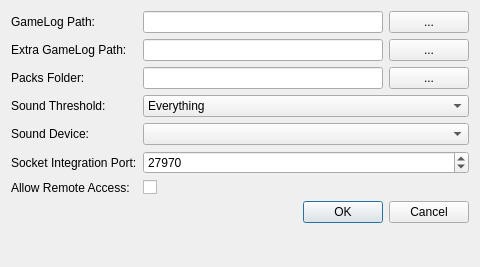
<?xml version="1.0" encoding="UTF-8"?>
<ui version="4.0">
 <class>Settings</class>
 <widget class="QDialog" name="Settings">
  <property name="geometry">
   <rect>
    <x>0</x>
    <y>0</y>
    <width>480</width>
    <height>267</height>
   </rect>
  </property>
  <property name="windowTitle">
   <string>Settings</string>
  </property>
  <layout class="QFormLayout" name="formLayout">
   <item row="0" column="0">
    <widget class="QLabel" name="gameLogPathLabel">
     <property name="text">
      <string>GameLog Path:</string>
     </property>
    </widget>
   </item>
   <item row="0" column="1">
    <layout class="QHBoxLayout" name="horizontalLayout">
     <item>
      <widget class="QLineEdit" name="gameLogPathLineEdit"/>
     </item>
     <item>
      <widget class="QPushButton" name="browseGameLog">
       <property name="text">
        <string>...</string>
       </property>
      </widget>
     </item>
    </layout>
   </item>
   <item row="1" column="0">
    <widget class="QLabel" name="extraGameLogPathsLabel">
     <property name="text">
      <string>Extra GameLog Path:</string>
     </property>
    </widget>
   </item>
   <item row="1" column="1">
    <layout class="QHBoxLayout" name="horizontalLayout_3">
     <item>
      <widget class="QLineEdit" name="extraGameLogPathLineEdit"/>
     </item>
     <item>
      <widget class="QPushButton" name="browseExtraGameLog">
       <property name="text">
        <string>...</string>
       </property>
      </widget>
     </item>
    </layout>
   </item>
   <item row="2" column="0">
    <widget class="QLabel" name="packsFolderLabel">
     <property name="text">
      <string>Packs Folder:</string>
     </property>
    </widget>
   </item>
   <item row="2" column="1">
    <layout class="QHBoxLayout" name="horizontalLayout_2">
     <item>
      <widget class="QLineEdit" name="packsFolderLineEdit"/>
     </item>
     <item>
      <widget class="QPushButton" name="browsePacks">
       <property name="text">
        <string>...</string>
       </property>
      </widget>
     </item>
    </layout>
   </item>
   <item row="7" column="0" colspan="2">
    <widget class="QDialogButtonBox" name="buttonBox">
     <property name="orientation">
      <enum>Qt::Horizontal</enum>
     </property>
     <property name="standardButtons">
      <set>QDialogButtonBox::Cancel|QDialogButtonBox::Ok</set>
     </property>
    </widget>
   </item>
   <item row="3" column="0">
    <widget class="QLabel" name="soundThresholdLabel">
     <property name="text">
      <string>Sound Threshold:</string>
     </property>
    </widget>
   </item>
   <item row="3" column="1">
    <widget class="QComboBox" name="soundThresholdComboBox">
     <property name="currentIndex">
      <number>4</number>
     </property>
     <item>
      <property name="text">
       <string>Nothing</string>
      </property>
     </item>
     <item>
      <property name="text">
       <string>Critical</string>
      </property>
     </item>
     <item>
      <property name="text">
       <string>Important</string>
      </property>
     </item>
     <item>
      <property name="text">
       <string>Fluffy</string>
      </property>
     </item>
     <item>
      <property name="text">
       <string>Everything</string>
      </property>
     </item>
    </widget>
   </item>
   <item row="4" column="0">
    <widget class="QLabel" name="soundDeviceLabel">
     <property name="text">
      <string>Sound Device:</string>
     </property>
    </widget>
   </item>
   <item row="4" column="1">
    <widget class="QComboBox" name="soundDeviceComboBox"/>
   </item>
   <item row="5" column="0">
    <widget class="QLabel" name="socketIntegrationPortLabel">
     <property name="text">
      <string>Socket Integration Port:</string>
     </property>
    </widget>
   </item>
   <item row="5" column="1">
    <widget class="QSpinBox" name="socketIntegrationPortSpinBox">
     <property name="toolTip">
      <string>&lt;html&gt;&lt;head/&gt;&lt;body&gt;&lt;p&gt;Set to 0 to disable.&lt;/p&gt;&lt;p&gt;Default: 27970&lt;/p&gt;&lt;/body&gt;&lt;/html&gt;</string>
     </property>
     <property name="correctionMode">
      <enum>QAbstractSpinBox::CorrectToNearestValue</enum>
     </property>
     <property name="minimum">
      <number>1</number>
     </property>
     <property name="maximum">
      <number>65535</number>
     </property>
     <property name="value">
      <number>27970</number>
     </property>
    </widget>
   </item>
   <item row="6" column="0">
    <widget class="QLabel" name="allowRemoteAccessLabel">
     <property name="text">
      <string>Allow Remote Access:</string>
     </property>
    </widget>
   </item>
   <item row="6" column="1">
    <widget class="QCheckBox" name="allowRemoteAccessCheckBox"/>
   </item>
  </layout>
 </widget>
 <resources/>
 <connections>
  <connection>
   <sender>buttonBox</sender>
   <signal>accepted()</signal>
   <receiver>Settings</receiver>
   <slot>accept()</slot>
   <hints>
    <hint type="sourcelabel">
     <x>248</x>
     <y>254</y>
    </hint>
    <hint type="destinationlabel">
     <x>157</x>
     <y>274</y>
    </hint>
   </hints>
  </connection>
  <connection>
   <sender>buttonBox</sender>
   <signal>rejected()</signal>
   <receiver>Settings</receiver>
   <slot>reject()</slot>
   <hints>
    <hint type="sourcelabel">
     <x>316</x>
     <y>260</y>
    </hint>
    <hint type="destinationlabel">
     <x>286</x>
     <y>274</y>
    </hint>
   </hints>
  </connection>
 </connections>
</ui>
